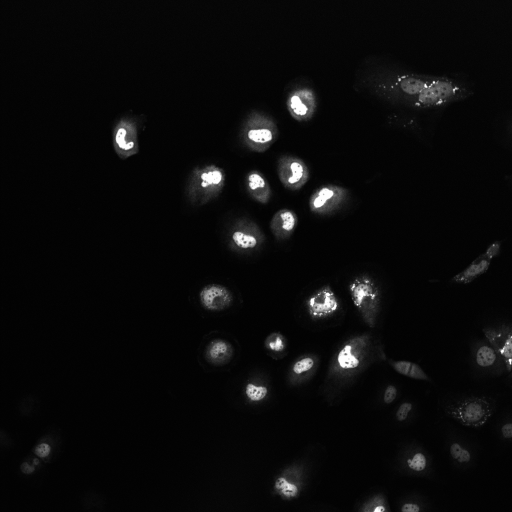
#> input picture Fluo-C2DL-Huh7-01-30frame/t000.tif, 1024 x 1024 px (shown at 1/2 size); its folder holds only this picture in this run
$ python -i smart_tracker_pyside6.py   (imports and definitions only)
#> lines starting #> are read from the running program, lines starting #| are printed output that depends on the picture
#> further down, picture is the input picture: shape (1024, 1024); min 1, max 254, mean 10.4
import os, glob, re, time, sys, concurrent.futures
import numpy as np
import tifffile
import scipy.ndimage as ndi
import cv2
from skimage import exposure, filters, morphology, segmentation, measure
from skimage.util import img_as_ubyte

from PySide6.QtWidgets import (QApplication, QMainWindow, QWidget, QFrame,
    QVBoxLayout, QHBoxLayout, QPushButton, QLabel, QDoubleSpinBox, QSpinBox,
    QProgressBar, QFileDialog, QMessageBox, QScrollArea, QStackedWidget,
    QFormLayout, QGroupBox, QSizePolicy, QComboBox, QSlider)
from PySide6.QtCore import Qt, QThread, Signal, QTimer, QPropertyAnimation, QEasingCurve
from PySide6.QtGui import QPixmap, QImage, QFont, QColor, QPainter, QPen, QBrush
from PySide6.QtCharts import QChart, QBarSeries, QBarSet, QChartView, QBarCategoryAxis, QValueAxis
# qt_material removed — using custom QSS below


# ---------------------------------------------------------------------------
# Algorithm code (tested, unchanged)
# ---------------------------------------------------------------------------

def natural_sort_key(s):
    return [int(t) if t.isdigit() else t.lower() for t in re.split(r"(\d+)", s)]

# [18 lines left out: functions load_tif_files, read_frame, not called in this run]

def preprocess(frame, clip_limit=0.10, smooth_sigma=3.0):
#> called with clip_limit = 0.1, smooth_sigma = 3
    filtered = ndi.median_filter(frame, size=3)
    selem = morphology.disk(25)
    tophat = morphology.white_tophat(filtered, footprint=selem)
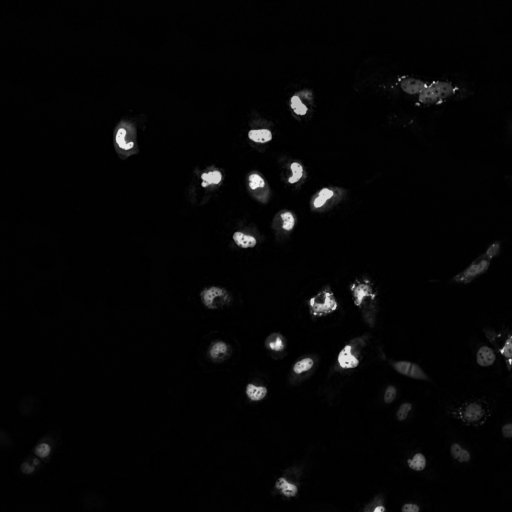
#> tophat: shape (1024, 1024) (shown at 1/2 size); min 0, max 248, mean 5.7
    clahe = exposure.equalize_adapthist(tophat, clip_limit=clip_limit)
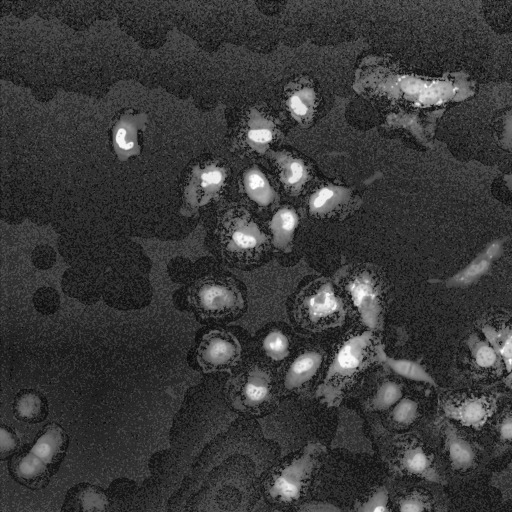
#> clahe: shape (1024, 1024) float64 (shown at 1/2 size); min 0, max 1, mean 0.229
    smoothed = ndi.gaussian_filter(clahe, sigma=smooth_sigma)
    return smoothed

# [8 lines left out: function get_initial_mask, not called in this run]

def combine_masks(prev_mask, new_preprocessed, min_cell_size=700, max_hole_size=1500):
    new_mask = get_initial_mask(new_preprocessed, min_cell_size=min_cell_size, max_hole_size=max_hole_size)
    return np.logical_or(prev_mask, new_mask)

# [69 lines left out: functions run_chan_vese, run_gac, run_lbf, clean_mask, overlay_boundaries, not called in this run]

def count_cells(mask):
    return measure.label(mask).max()

# [68 lines left out: functions save_video, _preprocess_one, _load_and_preprocess, apply_dark_chart_style, style_axis, ndarray_to_pixmap and 1 more, not called in this run]


# ---------------------------------------------------------------------------
# Worker threads
# ---------------------------------------------------------------------------

# [106 lines that did not run here, left out]


# [69 lines that did not run here, left out]


# [117 lines that did not run here, left out]


# [38 lines that did not run here, left out]


# ---------------------------------------------------------------------------
# Page 0: TrackingPage
# ---------------------------------------------------------------------------

class TrackingPage(QWidget):
    # [276 lines left out: functions __init__, _build_ui, not called in this run]

    def _toggle_params(self, checked):
        self._params_widget.setVisible(checked)
        self._btn_params_toggle.setText("✕  Chiudi" if checked else "⚙  Parametri")

    # [77 lines left out: functions get_params, _refresh_local_datasets, _on_load_local, _on_load, _load_folder, _on_start, not called in this run]

    def _on_stop(self):
        if self.worker:
            self.worker.stop()

    # [110 lines left out: functions _on_frame_ready, _on_finished, _player_init, _player_show, _player_toggle, _player_advance and 5 more, not called in this run]


# ---------------------------------------------------------------------------
# Page 1: ComparisonPage
# ---------------------------------------------------------------------------

class ComparisonPage(QWidget):
    # [337 lines left out: functions __init__, _is_running, _build_ui, get_comparison_params, not called in this run]

    def _toggle_params(self, checked):
        self._right_panel.setVisible(checked)
        self._btn_params.setText("✕  Chiudi" if checked else "⚙  Parametri")

    # [225 lines left out: functions activate, _on_run, _on_stop, _on_one_parallel_finished, _on_frame_ready, _on_algo_done and 10 more, not called in this run]


# ---------------------------------------------------------------------------
# Page 2: SpeedupPage
# ---------------------------------------------------------------------------

class SpeedupPage(QWidget):
    # [5 lines left out: function __init__, not called in this run]

    def _is_running(self):
        return self.worker is not None and self.worker.isRunning()

    # [159 lines left out: functions _build_ui, activate, _on_run, _on_results, _on_save_chart, _update_chart and 1 more, not called in this run]


# ---------------------------------------------------------------------------
# Page 3: InfoPage
# ---------------------------------------------------------------------------

class InfoPage(QWidget):
    # [106 lines left out: functions __init__, _build_ui, not called in this run]


# ---------------------------------------------------------------------------
# Global stylesheet
# ---------------------------------------------------------------------------

_APP_STYLE = """
/* ── Base ── */
QMainWindow, QDialog {
    background-color: #0f1120;
    color: #dde4f0;
}

QWidget {
    background-color: transparent;
    color: #dde4f0;
    font-family: "Inter", "Segoe UI", Arial, sans-serif;
    font-size: 13px;
}

QStackedWidget { background-color: #0f1120; }
QScrollArea { border: none; background: transparent; }
QScrollArea > QWidget > QWidget { background: transparent; }

/* ── Page background ── */
QWidget#page_bg { background-color: #0f1120; }

/* ── Right panel (Tracking) ── */
QWidget#right_panel {
    background-color: #0a0c14;
    border-left: 1px solid #1c2035;
}

/* ── Stat pills ── */
QWidget#stat_pill {
    background-color: #141828;
    border: 1px solid #242840;
    border-radius: 8px;
}

/* ── Group Box — dark card ── */
QGroupBox {
    background-color: #141828;
    border: 1px solid #242840;
    border-radius: 10px;
    margin-top: 20px;
    padding: 18px 12px 10px 12px;
    font-size: 10px;
    font-weight: bold;
    letter-spacing: 1px;
    color: #4a5568;
    text-transform: uppercase;
}
QGroupBox::title {
    subcontrol-origin: margin;
    subcontrol-position: top center;
    top: 4px;
    color: #4a5568;
    font-size: 10px;
    font-weight: bold;
    letter-spacing: 1px;
    background-color: #141828;
    padding: 2px 8px;
    border-radius: 4px;
}
QGroupBox QLabel {
    color: #94a3b8;
    font-size: 12px;
    background: transparent;
}

/* ── Buttons — base ── */
QPushButton {
    background-color: #1c2035;
    color: #94a3b8;
    border: 1px solid #242840;
    border-radius: 6px;
    padding: 5px 14px;
    font-size: 13px;
    font-weight: normal;
    min-height: 26px;
}
QPushButton:hover {
    background-color: #242840;
    border-color: #363d65;
    color: #dde4f0;
}
QPushButton:pressed  { background-color: #141828; }
QPushButton:disabled {
    background-color: #141828;
    color: #363d65;
    border-color: #1c2035;
}

/* ── Buttons — primary ── */
QPushButton#btn_primary {
    background-color: #0d6e66;
    border-color: #0d6e66;
    color: #dde4f0;
    font-weight: 600;
}
QPushButton#btn_primary:hover {
    background-color: #80cbc4;
    border-color: #80cbc4;
    color: #0a0c14;
}
QPushButton#btn_primary:pressed { background-color: #5fb3ac; border-color: #5fb3ac; }
QPushButton#btn_primary:disabled {
    background-color: #0a2e2b;
    border-color: #0a2e2b;
    color: #2a5552;
}

/* ── Buttons — danger ── */
QPushButton#btn_danger {
    background-color: #5c1a1a;
    border-color: #5c1a1a;
    color: #e57373;
    font-weight: 600;
}
QPushButton#btn_danger:hover {
    background-color: #7a2020;
    border-color: #7a2020;
    color: #ffcdd2;
}
QPushButton#btn_danger:pressed { background-color: #3d1010; }
QPushButton#btn_danger:disabled {
    background-color: #2a1010;
    border-color: #2a1010;
    color: #5c2a2a;
}

/* ── Buttons — icon/minimal ── */
QPushButton#btn_icon {
    background-color: #141828;
    border: 1px solid #242840;
    border-radius: 5px;
    color: #4a5568;
    padding: 3px 6px;
    font-size: 15px;
    min-height: 0;
}
QPushButton#btn_icon:hover {
    background-color: #1c2035;
    color: #9dd5cf;
    border-color: #363d65;
}
QPushButton#btn_icon:pressed { background-color: #0f1120; }

/* ── QLabel ── */
QLabel { background: transparent; }

/* ── SpinBox / DoubleSpinBox ── */
QSpinBox, QDoubleSpinBox {
    background-color: #0f1120;
    color: #dde4f0;
    border: 1px solid #242840;
    border-radius: 5px;
    padding: 4px 6px;
    selection-background-color: #80cbc4;
    selection-color: #0a0c14;
    min-height: 22px;
}
QSpinBox:hover, QDoubleSpinBox:hover { border-color: #363d65; }
QSpinBox:focus, QDoubleSpinBox:focus { border-color: #80cbc4; outline: none; }
QSpinBox::up-button, QDoubleSpinBox::up-button {
    background-color: #1c2035; border: none; border-top-right-radius: 5px; width: 18px;
}
QSpinBox::down-button, QDoubleSpinBox::down-button {
    background-color: #1c2035; border: none; border-bottom-right-radius: 5px; width: 18px;
}
QSpinBox::up-button:hover,   QDoubleSpinBox::up-button:hover,
QSpinBox::down-button:hover, QDoubleSpinBox::down-button:hover {
    background-color: #242840;
}

/* ── ComboBox ── */
QComboBox {
    background-color: #0f1120;
    color: #dde4f0;
    border: 1px solid #242840;
    border-radius: 5px;
    padding: 4px 8px;
    min-height: 22px;
}
QComboBox:hover { border-color: #363d65; }
QComboBox:focus { border-color: #80cbc4; outline: none; }
QComboBox::drop-down {
    border: none;
    border-left: 1px solid #1c2035;
    width: 28px;
    background-color: #141828;
    border-radius: 0px 5px 5px 0px;
}
QComboBox::down-arrow { width: 10px; height: 10px; }
QComboBox QAbstractItemView {
    background-color: #1c2035;
    border: 1px solid #242840;
    border-radius: 6px;
    color: #dde4f0;
    selection-background-color: #242840;
    selection-color: #80cbc4;
    outline: none;
    padding: 4px;
}

/* ── Progress bar ── */
QProgressBar {
    background-color: #1c2035;
    border: none;
    border-radius: 3px;
    max-height: 5px;
    color: transparent;
    font-size: 1px;
}
QProgressBar::chunk { background-color: #80cbc4; border-radius: 3px; }

/* ── Slider ── */
QSlider::groove:horizontal {
    background-color: #1c2035; height: 4px; border-radius: 2px;
}
QSlider::handle:horizontal {
    background-color: #80cbc4; width: 13px; height: 13px;
    border-radius: 7px; margin: -5px 0; border: 2px solid #0f1120;
}
QSlider::handle:horizontal:hover { background-color: #9dd5cf; }
QSlider::sub-page:horizontal { background-color: #5fb3ac; border-radius: 2px; }

/* ── Scrollbars — 5px, subtle ── */
QScrollBar:vertical   { background: transparent; width: 5px; margin: 0; }
QScrollBar:horizontal { background: transparent; height: 5px; }
QScrollBar::handle:vertical, QScrollBar::handle:horizontal {
    background-color: #242840; border-radius: 3px; min-height: 30px; min-width: 30px;
}
QScrollBar::handle:vertical:hover, QScrollBar::handle:horizontal:hover {
    background-color: #363d65;
}
QScrollBar::add-line:vertical,  QScrollBar::sub-line:vertical  { height: 0; }
QScrollBar::add-line:horizontal, QScrollBar::sub-line:horizontal { width: 0; }
QScrollBar::add-page, QScrollBar::sub-page { background: transparent; }

/* ── Chart view ── */
QChartView {
    background-color: #141828;
    border: 1px solid #242840;
    border-radius: 8px;
}

/* ── Tooltips ── */
QToolTip {
    background-color: #1c2035;
    color: #dde4f0;
    border: 1px solid #363d65;
    border-radius: 5px;
    padding: 5px 8px;
}

/* ── Message boxes ── */
QMessageBox { background-color: #0f1120; }
QMessageBox QPushButton { min-width: 80px; }
"""

# ---------------------------------------------------------------------------
# Sidebar
# ---------------------------------------------------------------------------

_SIDEBAR_STYLE = """
QWidget#sidebar {
    background-color: #0a0c14;
    border-right: 1px solid #1c2035;
}

/* Expanded nav button — rounded card style */
QPushButton#nav_btn {
    background-color: transparent;
    color: #4a5568;
    border: 1px solid transparent;
    text-align: left;
    padding-left: 16px;
    font-size: 13px;
    font-weight: normal;
    border-radius: 10px;
    margin: 3px 10px;
}
QPushButton#nav_btn:hover {
    background-color: #141828;
    color: #8892a4;
    border: 1px solid #1c2035;
    border-radius: 10px;
}
QPushButton#nav_btn[active="true"] {
    background-color: #0d2a28;
    color: #80cbc4;
    border: 1.5px solid #2a6b67;
    border-radius: 10px;
    font-weight: bold;
}

/* Collapsed nav button — icon only, centered, large, rounded */
QPushButton#nav_btn[collapsed="true"] {
    background-color: transparent;
    color: #4a5568;
    border: 1px solid transparent;
    text-align: center;
    padding: 0px;
    font-size: 24px;
    border-radius: 14px;
    margin: 8px 10px;
}
QPushButton#nav_btn[collapsed="true"]:hover {
    background-color: #141828;
    color: #8892a4;
    border: 1px solid #1c2035;
}
QPushButton#nav_btn[active="true"][collapsed="true"] {
    background-color: #0d2a28;
    color: #80cbc4;
    border: 2px solid #2a6b67;
    border-radius: 14px;
    font-weight: bold;
}

/* Toggle button */
QPushButton#nav_toggle {
    background-color: transparent;
    color: #4a5568;
    border: 1px solid #1c2035;
    border-radius: 8px;
    font-size: 14px;
    padding: 0px;
}
QPushButton#nav_toggle:hover {
    background-color: #141828;
    color: #80cbc4;
    border-color: #80cbc4;
}
"""

_W_EXPANDED = 220
_W_COLLAPSED = 64
_ICONS   = ["🎯", "📊", "⚡", "ℹ️"]
_LABELS  = ["🎯  Tracking", "📊  Confronto", "⚡  Speedup", "ℹ️  Info"]


class Sidebar(QWidget):
    page_selected = Signal(int)

    # [166 lines left out: functions __init__, _set_toggle_layout, toggle, _animate_to, _select, not called in this run]

    def select_page(self, index):
        self._select(index)


# ---------------------------------------------------------------------------
# MainWindow
# ---------------------------------------------------------------------------

class MainWindow(QMainWindow):
    # [50 lines left out: functions __init__, _sync_params, _select_page, not called in this run]


# ---------------------------------------------------------------------------
# Entry point
# ---------------------------------------------------------------------------

# [8 lines not run here, left out]

>>> import cv2
>>> picture = cv2.imread('Fluo-C2DL-Huh7-01-30frame/t000.tif', cv2.IMREAD_GRAYSCALE)
>>> result = preprocess(picture)
